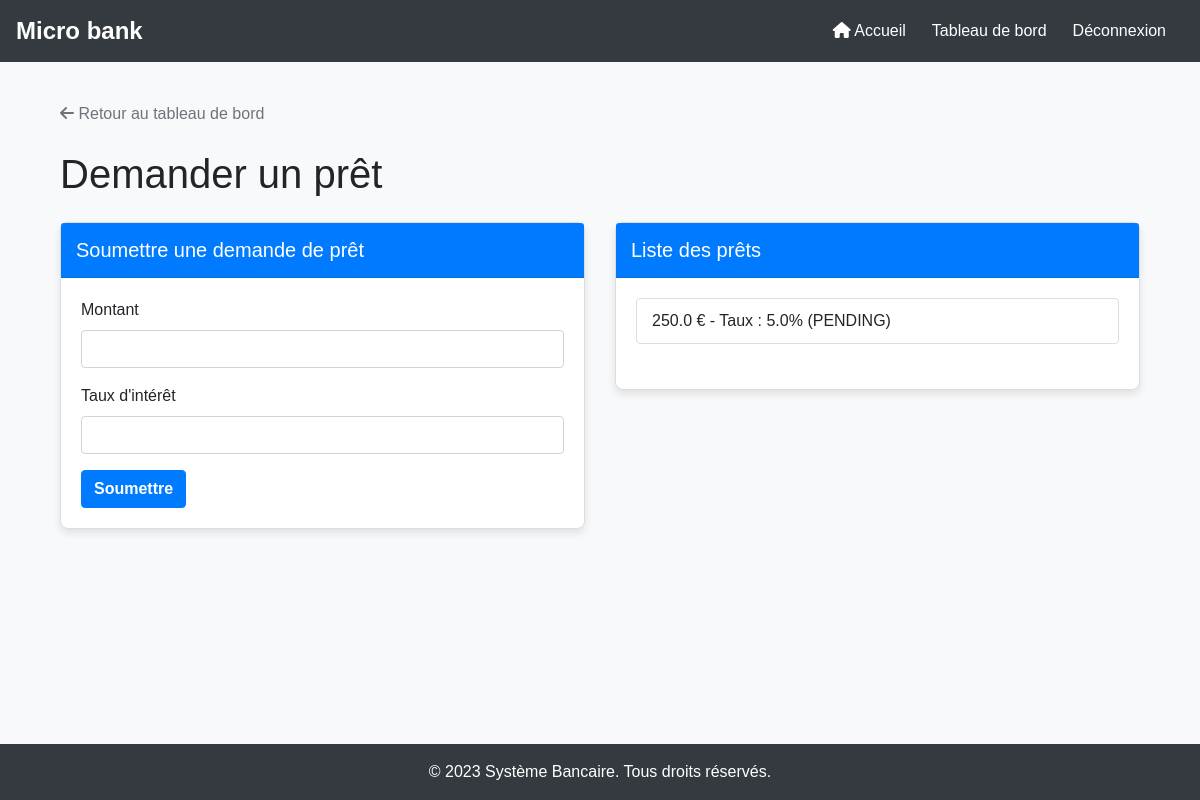
The page /loans (signed in) on the database its author committed.
### tables this page shows
CREATE TABLE loans (
                id INTEGER PRIMARY KEY AUTOINCREMENT,
                user_id INTEGER,
                amount REAL,
                interest_rate REAL,
                status TEXT NOT NULL CHECK(status IN ('PENDING', 'APPROVED', 'REJECTED')),
                FOREIGN KEY (user_id) REFERENCES users (id)
            );

### app.py (the view, shortened to what this page needs)
@app.route('/loans', methods=['GET', 'POST'])
def loans():
    user = get_current_user()
    if not user:
        return redirect(url_for('login'))
    with sqlite3.connect(DATABASE) as conn:
        cursor = conn.cursor()
        cursor.execute('SELECT * FROM loans WHERE user_id = ?', (user[0],))
        loans = cursor.fetchall()
    return render_template("loans.html", loans=loans)

### app.py (called while the page is built)
def get_current_user():
    if not session.get('user_id'):
        return None
    with sqlite3.connect(DATABASE, timeout=10) as conn:
        cursor = conn.cursor()
        cursor.execute('SELECT * FROM users WHERE id = ?', (session['user_id'],))
        return cursor.fetchone()

### templates/loans.html (shortened to what this page needs)
{% extends "base.html" %}
{% block content %}
<div class="container">
    <div class="mb-4">
        <a href="{{ url_for('dashboard') }}" class="text-secondary">
            <i class="fas fa-arrow-left"></i> Retour au tableau de bord
        </a>
    </div>
    <h1 class="mt-4">Demander un prêt</h1>
    <div class="row mt-4">
        <div class="col-md-6 mb-3">
            <div class="card">
                <div class="card-header bg-primary text-white">
                    <h5 class="card-title">Soumettre une demande de prêt</h5>
                </div>
                <div class="card-body">
                    <form method="POST">
                        <div class="form-group">
                            <label for="amount">Montant</label>
                            <input type="number" class="form-control" id="amount" name="amount" step="0.01" required>
                        </div>
                        <div class="form-group">
                            <label for="interest_rate">Taux d'intérêt</label>
                            <input type="number" class="form-control" id="interest_rate" name="interest_rate" step="0.01" required>
                        </div>
                        <button type="submit" class="btn btn-primary">Soumettre</button>
                    </form>
                </div>
            </div>
        </div>
        <div class="col-md-6 mb-3">
            <div class="card">
                <div class="card-header bg-primary text-white">
                    <h5 class="card-title">Liste des prêts</h5>
                </div>
                <div class="card-body">
                    <ul class="list-group">
                        {% for loan in loans %}
                        <li class="list-group-item">
                            {{ loan[2] }} € - Taux : {{ loan[3] }}% ({{ loan[4] }})
                        </li>
                        {% endfor %}
                    </ul>
                </div>
            </div>
        </div>
    </div>
</div>
{% endblock %}

### static/css/styles.css (style rules this page uses)
html, body { margin: 0; padding: 0; height: 100%; font-family: "Arial", sans-serif; background-color: #f8f9fa; }
body { display: flex; flex-direction: column; min-height: 100vh; }
.card { margin-bottom: 20px; border: 1px solid #ddd; border-radius: 8px; box-shadow: 0 4px 8px rgba(0, 0, 0, 0.1); }
.card-header { background-color: #007bff; color: white; border-radius: 8px 8px 0 0; padding: 15px; }
.card-title { margin-bottom: 0; font-size: 1.25rem; }
.card-body { padding: 20px; }
.btn { margin-right: 5px; border-radius: 4px; font-weight: bold; }
.btn-primary { background-color: #007bff; border-color: #007bff; }
.form-group { margin-bottom: 1rem; }
.form-control { border-radius: 4px; padding: 10px; }
.list-group { margin-bottom: 20px; }
.list-group-item { display: flex; justify-content: space-between; align-items: center; padding: 10px 15px; border: 1px solid #ddd; margin-bottom: 5px; border-radius: 4px; }

### rows shown on the page
loans: amount "250.0", interest_rate "5.0", status "PENDING"
